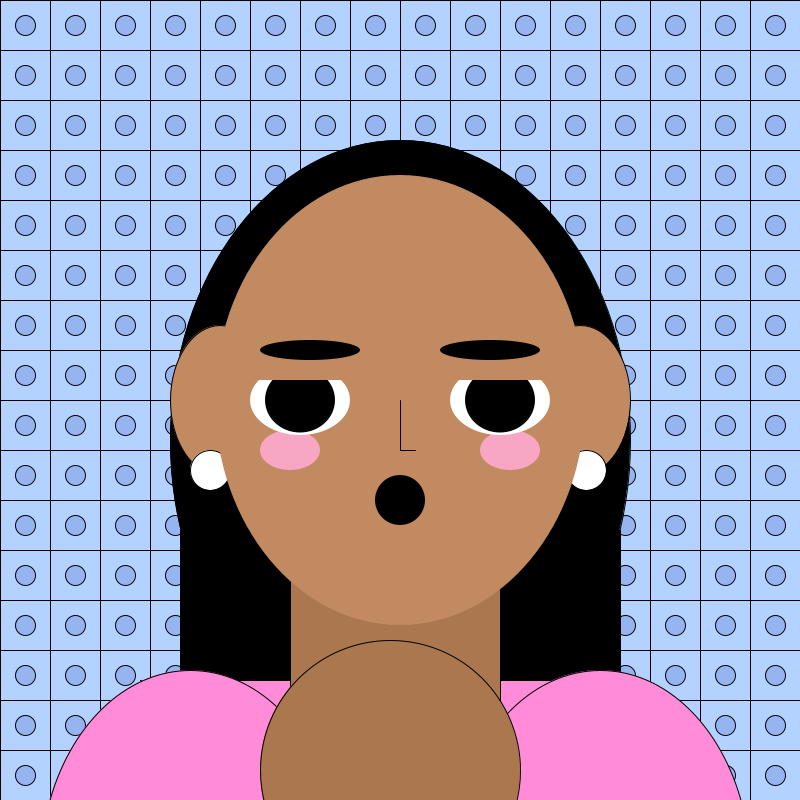
Frame 1 (no input)
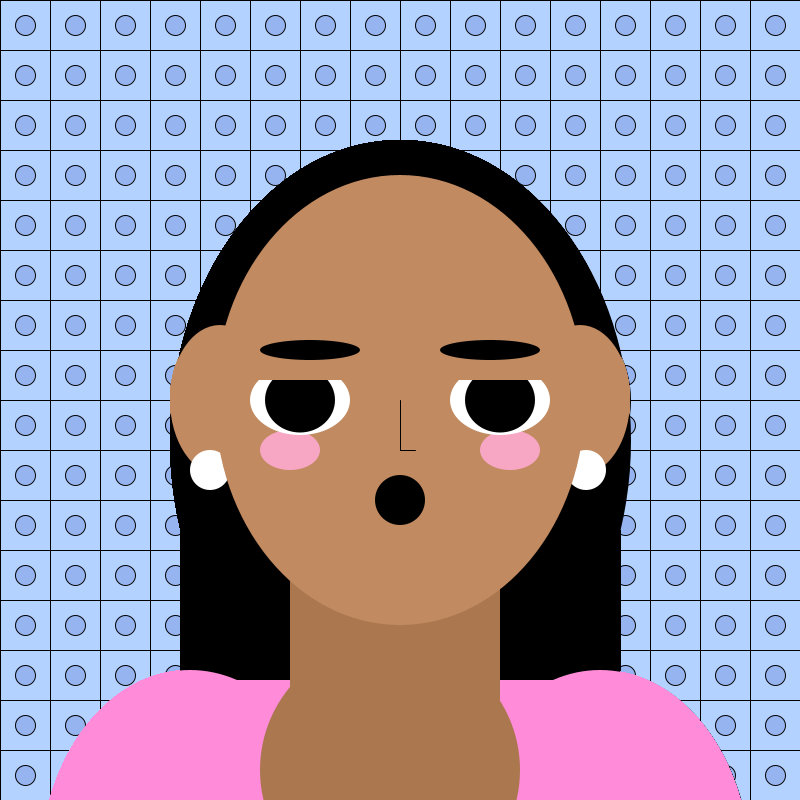
Frame 60 (the mouse pressed at the canvas centre just before this capture)
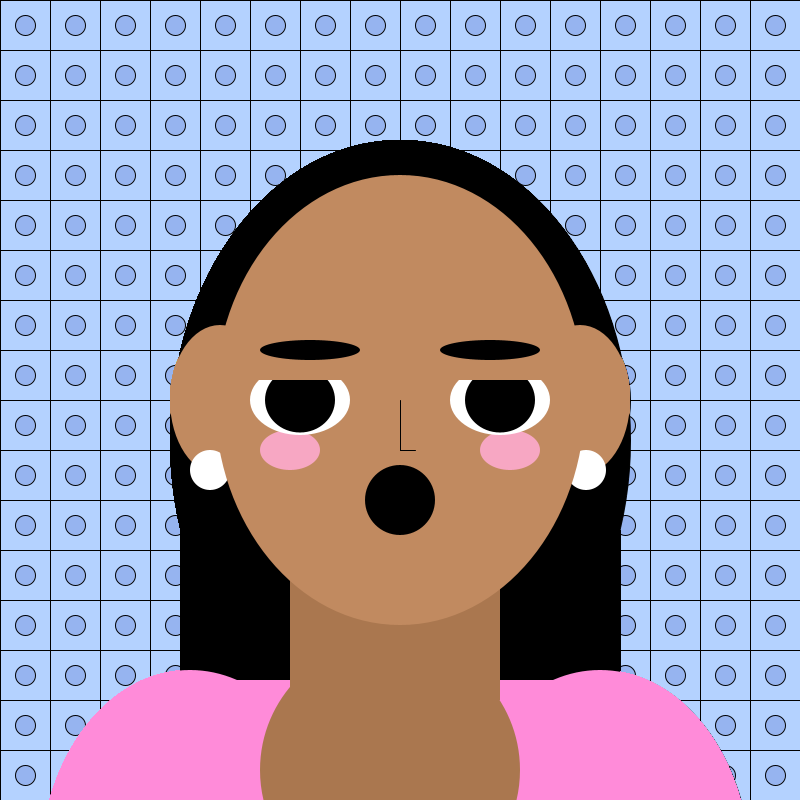
Frame 120 (the mouse held since frame 60 and released just before this capture)

The Processing sketch that drew these frames (run headless with seeded random() and noise(); from frame 60 on, the mouse is pressed at the canvas centre):

// Processing sketch: azalea
// ── azalea.pde



void setup() {

  size(800, 800);
  background(255);

  for (int x = 0; x < width; x += 50) {
    for (int y = 0; y < height; y += 50) {
      fill(180, 210, 255);
      rect(x, y, 50, 50);

      fill(150, 180, 240);
      ellipse(x + 25, y + 25, 20, 20);
    }
  }
}


void mousePressed() {

  fill(random(255), random(255), random(255));
  circle(500, 400, 40);
  circle(300, 400, 40);
}


void draw() {
  float mouthSize = map(mouseY, 0, height, 20, 120);

  fill(0);
  ellipse(400, 440, 460, 600); //hair
  rect(180, 530, 440, 300); //hair



  fill(255, 139, 217);
  rect(140, 680, 500, 500); //shirt
  ellipse(190, 870, 300, 400);
  ellipse(600, 870, 300, 400);

  fill(170, 119, 79);
  rect(290, 500, 210, 200); //neck
  circle(390, 770, 260); //

  fill(193, 138, 96);
  ellipse(220, 400, 100, 150); // left ear
  ellipse(580, 400, 100, 150); //right ear

  fill(255);
  circle(210, 470, 40);
  circle(586, 470, 40);


  fill(193, 138, 96);
  noStroke();
  ellipse(400, 400, 370, 450); //head

  fill(247, 167, 195);
  ellipse(510, 450, 60, 40); //right blush
  ellipse(290, 450, 60, 40); //left blush

  stroke(0);
  line(400, 400, 400, 450); //nose
  line(400, 450, 415, 450);

  noStroke();

  fill(255);
  ellipse(500, 400, 100, 70); //right eye
  ellipse(300, 400, 100, 70); //left eye

  fill(0);
  ellipse(500, 400, 70, 65); //right pupil
  ellipse(300, 400, 70, 65); //left pupil

  fill(193, 138, 96);
  rect(450, 320, 100, 60); //right eyelid
  rect(250, 320, 100, 60); //left eyelid

  fill(0);
  ellipse(490, 350, 100, 20); //right eyebrow
  ellipse(310, 350, 100, 20); //left eyelid





  if (mouseX >= 380 && mouseX <= 480) {
    circle(400, 500, mouthSize);
  } else {
    circle(400, 500, 50);
  }
}


void mouseDragged() {

  fill(random(255), random(255), random(255));
  circle(mouseX, mouseY, 35);
}
